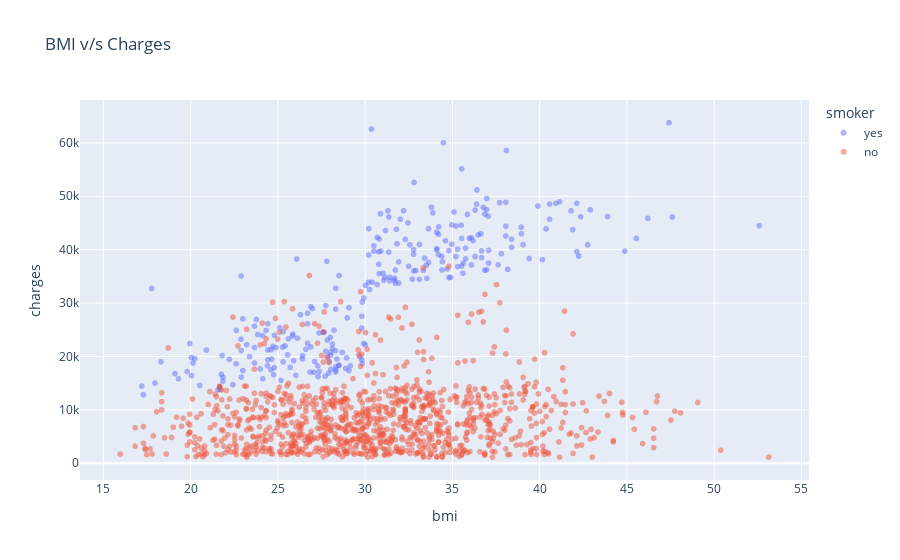

Write notebook code for a chart like this one.
### Code cell
bmismoker= px.scatter(medical, x='bmi', y='charges', color='smoker', opacity=0.5, title='BMI v/s Charges', hover_data=['sex'])
bmismoker.show()

### Figure 1 — Plotly figure (JSON) as saved in the notebook; plotly's stock layout.template omitted (floating-point values rounded to 4 significant figures; data arrays with more than 128 entries replaced by an {"elided": "..."} marker saying what was removed)
{"data": [{"customdata": {"elided": "274x1 str values"}, "hovertemplate": "smoker=yes<br>bmi=%{x}<br>charges=%{y}<br>sex=%{customdata[0]}<extra></extra>", "legendgroup": "yes", "marker": {"color": "#636efa", "opacity": 0.5, "symbol": "circle"}, "mode": "markers", "name": "yes", "showlegend": true, "type": "scattergl", "x": {"elided": "274 float values"}, "xaxis": "x", "y": {"elided": "274 float values"}, "yaxis": "y"}, {"customdata": {"elided": "1064x1 str values"}, "hovertemplate": "smoker=no<br>bmi=%{x}<br>charges=%{y}<br>sex=%{customdata[0]}<extra></extra>", "legendgroup": "no", "marker": {"color": "#EF553B", "opacity": 0.5, "symbol": "circle"}, "mode": "markers", "name": "no", "showlegend": true, "type": "scattergl", "x": {"elided": "1064 float values"}, "xaxis": "x", "y": {"elided": "1064 float values"}, "yaxis": "y"}], "layout": {"legend": {"title": {"text": "smoker"}, "tracegroupgap": 0}, "title": {"text": "BMI v/s Charges"}, "xaxis": {"anchor": "y", "domain": [0, 1], "title": {"text": "bmi"}}, "yaxis": {"anchor": "x", "domain": [0, 1], "title": {"text": "charges"}}}}
